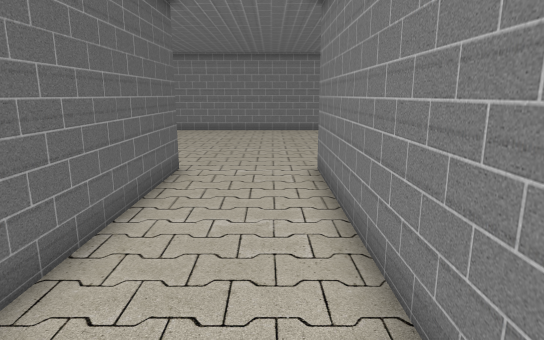
[1] (above)

16 first-person views from a walk through a Unity game level. The camera is 1.3 m above the floor, tilts 12° down and sees 75° across. The floor is counted in squares, 0.58 m on a side. Each view is taken from the middle of a square. On the plan, view 1 faces up. The plan holds only what a view shows up to about 20 squares ahead; the rest is blank. The place goes on beyond the plan. The player character is not drawn.

[2]
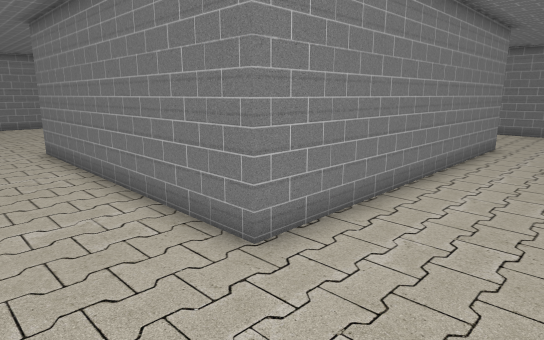

[3]
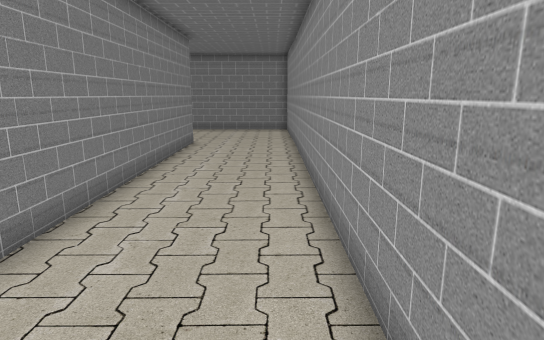

[4]
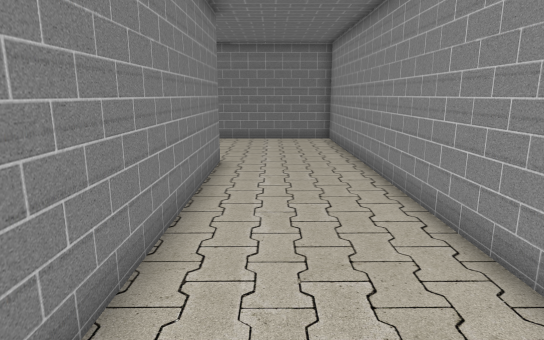

[5]
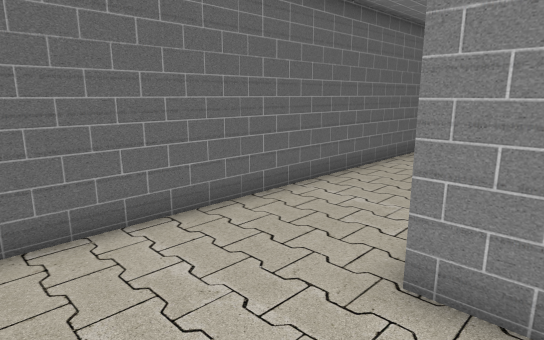

[6]
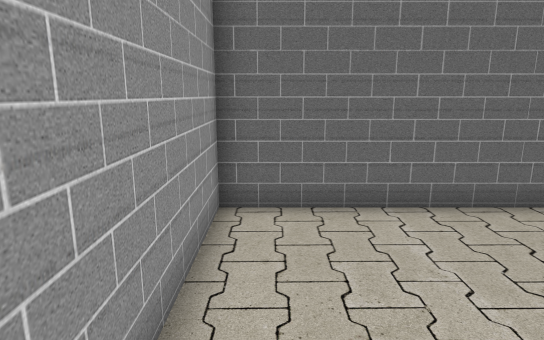

[7]
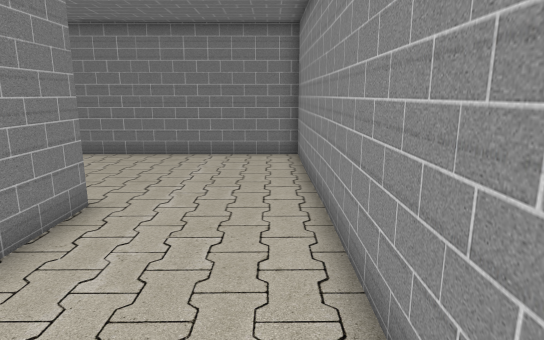

[8]
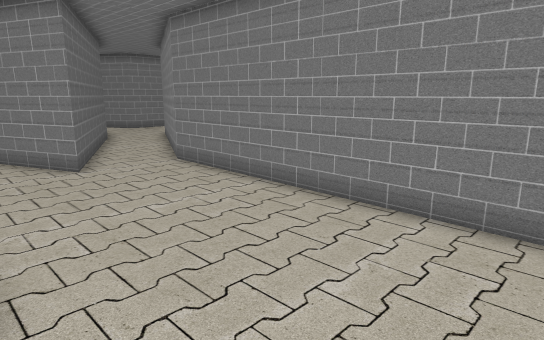

[9]
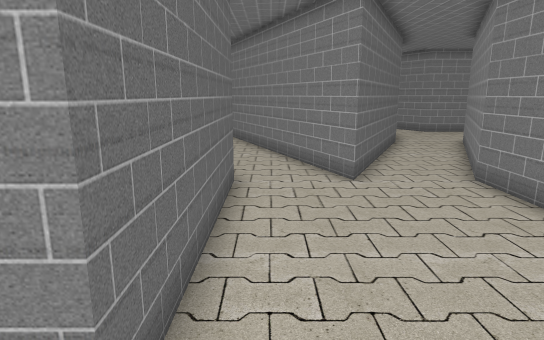

[10]
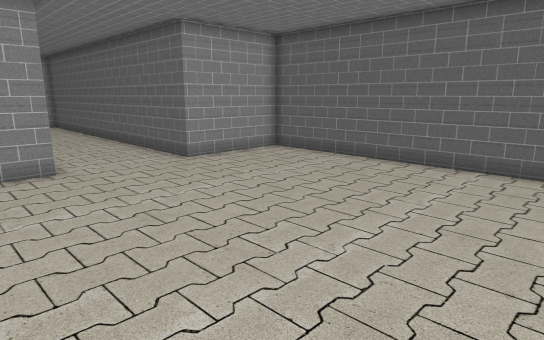

[11]
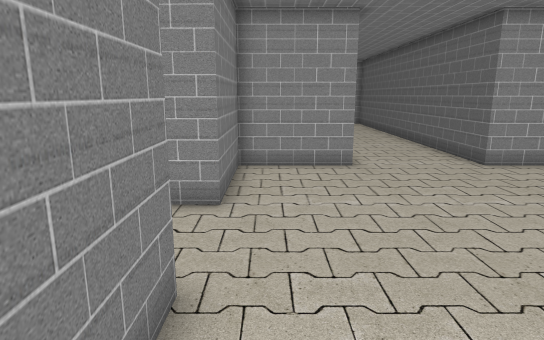

[12]
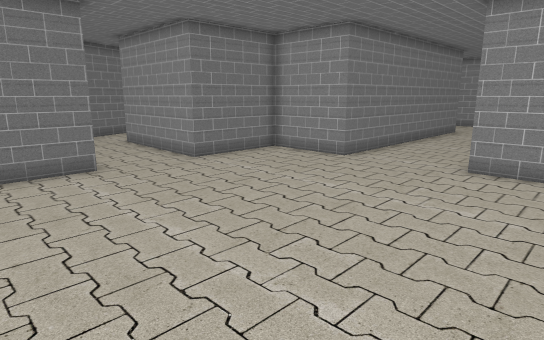

[13]
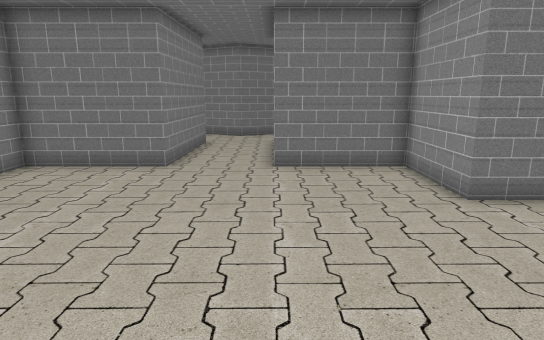

[14]
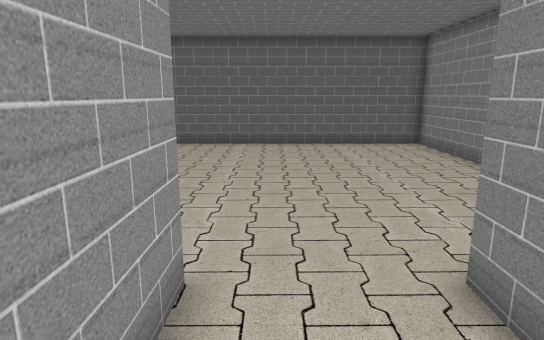

[15]
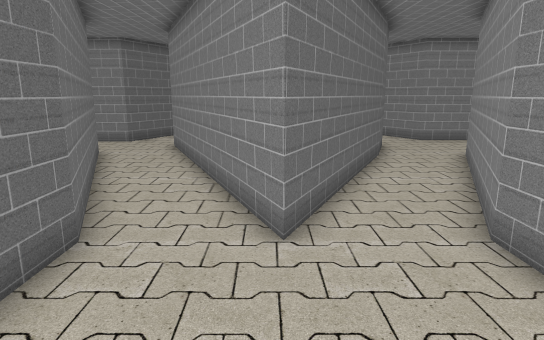

[16]
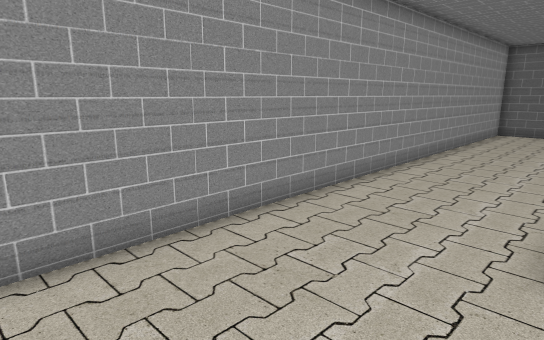

### Floor plan
Ten units are one square. View 1 is at (0, 0); x grows to the right and y downward. Boxes are objects, and circles mark ways between rooms. Rooms are numbered by the first view taken in them; rooms with no view inside come last. Other rooms are left out.
<svg viewBox="-79 -230 327 296">
<path fill="none" stroke="#000" d="M137 -91 150 -62 150 12 14 12 14 -107M-29 -107 -29 61 215 61 215 -62 243 -121M215 -132 182 -62 161 -109M14 -107 51 -107 51 -149 112 -148M-74 -225 -74 -107 -29 -107M125 -210 111 -182 51 -184 51 -225M140 -159 136 -168 146 -186M161 -109 140 -159M112 -148 137 -91"/>
<circle cx="-10" cy="-103" r="3" fill="#2a7"/>
<circle cx="150" cy="-100" r="3" fill="#2a7"/>
<circle cx="130" cy="-150" r="3" fill="#2a7"/>
<text x="100" y="20">1</text>
<text x="10" y="-170">2</text>
<text x="140" y="-120">3</text>
</svg>
Room 1 opens to room 2. Room 1 opens to room 3. Room 2 opens to room 3.

Where each view was taken, in squares from view 1:
view 1: 0 up, 0 right, facing up
view 2: 5 down, 2 left, facing up-right
view 3: 5 down, 2 left, facing right
view 4: 3 down, 3 right, facing right
view 5: 5 down, 3 right, facing up-left
view 6: 5 down, 4 right, facing left
view 7: 5 down, 8 right, facing right
view 8: 5 down, 15 right, facing up-right
view 9: 3 down, 16 right, facing up
view 10: 22 up, 4 right, facing down-left
view 11: 22 up, 4 right, facing down
view 12: 22 up, 6 left, facing down-right
view 13: 15 up, 6 left, facing right
view 14: 16 up, 9 right, facing left
view 15: 1 up, 18 right, facing up
view 16: 1 down, 20 right, facing down-left
